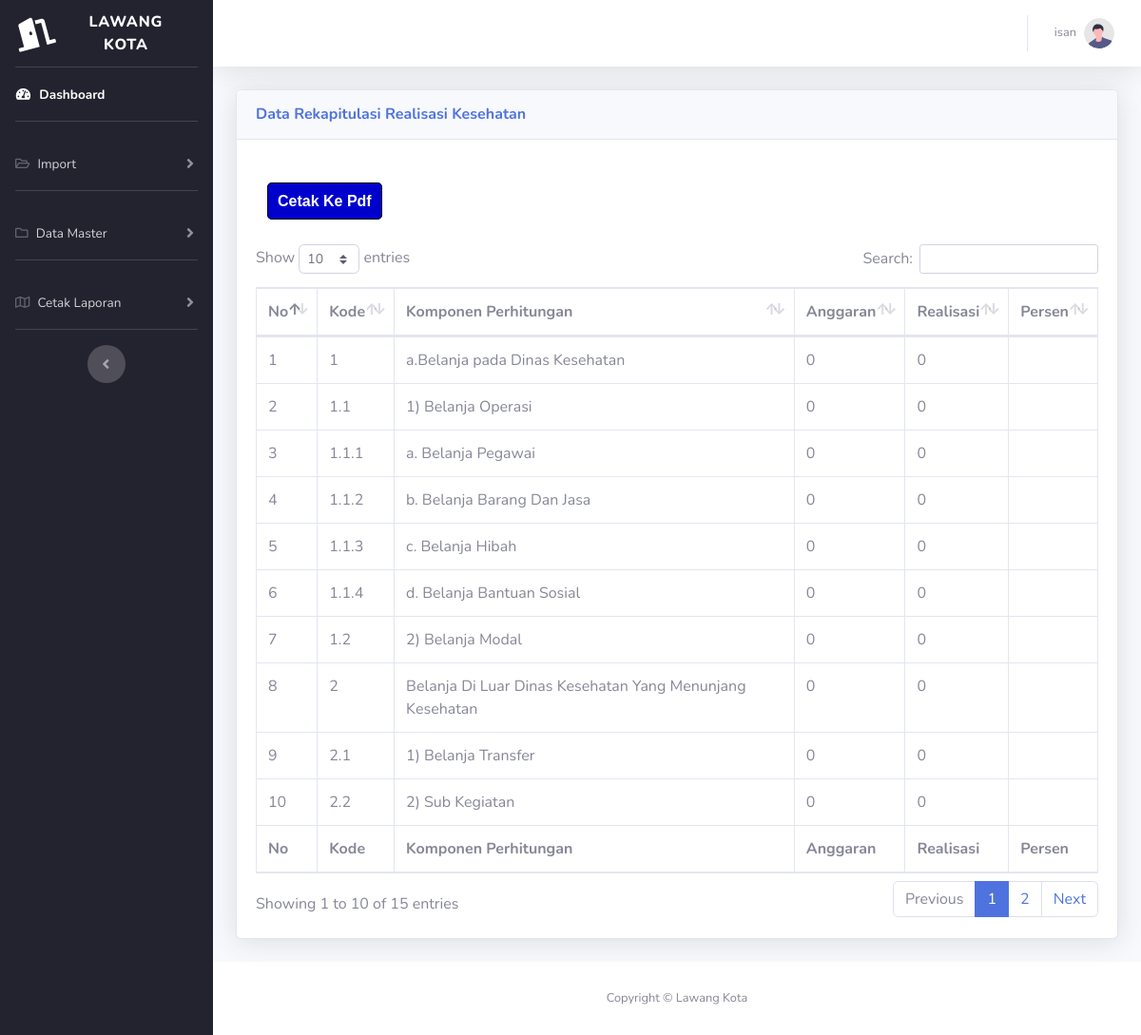
Page /rekap_diskes.php (signed in) on the committed database.
### tables this page shows
CREATE TABLE `rekap_lra_diskes` (
  `nomor` int(11) NOT NULL,
  `kd_urut` varchar(50) NOT NULL,
  `koper` varchar(500) NOT NULL,
  `anggaran` bigint(100) NOT NULL,
  `realisasi` bigint(100) NOT NULL,
  `persen` varchar(500) NOT NULL
);

### rekap_diskes.php (the view, shortened to what this page needs)
<!DOCTYPE html>
<html lang="en">
<head>
    <link href="vendor/fontawesome-free/css/all.min.css" rel="stylesheet" type="text/css" />
    <link href="css/sb-admin-2.min.css" rel="stylesheet" />
    <link href="vendor/datatables/dataTables.bootstrap4.min.css" rel="stylesheet" />
</head>
<body id="page-top">
    <div id="wrapper">
        <ul style="background-color:#23222f;" class="navbar-nav sidebar sidebar-dark accordion" id="accordionSidebar">
            <a class="sidebar-brand d-flex align-items-center justify-content-center" href="index.php">
                <div class="sidebar-brand-icon rotate-n-15">
                    <i class="fas fa-door-open"></i>
                </div>
                <div class="sidebar-brand-text mx-3">Lawang Kota<sup></sup></div>
            </a>
            <hr class="sidebar-divider my-0" />
            <li class="nav-item active">
                <a class="nav-link" href="index.html">
                    <i class="fas fa-fw fa-tachometer-alt"></i>
                    <span>Dashboard</span></a>
            </li>
            <hr class="sidebar-divider" />
            <li class="nav-item">
                <a class="nav-link collapsed" href="#" data-toggle="collapse" data-target="#collapseTwo" aria-expanded="true" aria-controls="collapseTwo">
                    <i class="far fa-folder-open"></i>
                    <span>Import</span>
                </a>
            </li>
            <hr class="sidebar-divider" />
            <li class="nav-item">
                <a class="nav-link collapsed" href="#" data-toggle="collapse" data-target="#collapseTwo2" aria-expanded="true" aria-controls="collapseTwo">
                    <i class="far fa-folder"></i>
                    <span>Data Master</span>
                </a>
            </li>
            <hr class="sidebar-divider" />
            <li class="nav-item">
                <a class="nav-link collapsed" href="#" data-toggle="collapse" data-target="#collapseTwo1" aria-expanded="true" aria-controls="collapseTwo">
                    <i class="far fa-map"></i>
                    <span>Cetak Laporan</span>
                </a>
            </li>
            <hr class="sidebar-divider d-none d-md-block" />
            <div class="text-center d-none d-md-inline">
                <button class="rounded-circle border-0" id="sidebarToggle"></button>
            </div>
        </ul>
        <div id="content-wrapper" class="d-flex flex-column">
            <div id="content">
                <nav class="navbar navbar-expand navbar-light bg-white topbar mb-4 static-top shadow">
                    <ul class="navbar-nav ml-auto">
                        <li class="nav-item dropdown no-arrow">
                            <a class="nav-link dropdown-toggle" href="#" id="userDropdown" role="button" data-toggle="dropdown" aria-haspopup="true" aria-expanded="false">
                                <span class="mr-2 d-none d-lg-inline text-gray-600 small"><?php echo $_SESSION['nama_pengguna']; ?></span>
                                <img class="img-profile rounded-circle" src="img/undraw_profile.svg" />
                            </a>
                        </li>
                    </ul>
                </nav>
                <div class="container-fluid">
                    <div class="card shadow mb-4">
                        <div class="card-header py-3">
                            <h6 class="m-0 font-weight-bold text-primary">Data Rekapitulasi Realisasi Kesehatan</h6>
                        </div>
                        <div class="card-body">
                            <div style="margin: auto; width: 1183px; padding-top: 20px; padding-bottom: 20px;">
                                <div class="col-auto">
                                    <a class="pdf" href="lap_diskes.php" Target="_blank">Cetak Ke Pdf</a>
                                </div>
                            </div>
                            <div class="table-responsive">
                                <table class="table table-bordered" id="dataTable" width="100%" cellspacing="0">
                                    <thead>
                                        <tr>
                                            <th style='width: 3%;'>No</th>
                                            <th>Kode</th>
                                            <th>Komponen Perhitungan</th>
                                            <th>Anggaran</th>
                                            <th>Realisasi</th>
                                            <th>Persen</th>
                                        </tr>
                                    </thead>
                                    <?php
                                    $no = 1;
                                    include "koneksi.php";
                                    $ambildata = mysqli_query($conn, "
                                    SELECT * FROM rekap_lra_diskes");
                                    while ($tampil = mysqli_fetch_array($ambildata)) {
                                        echo "
                                            <tr>
                                            <td>" . $no++ . "</td>
                                            <td>$tampil[kd_urut]</td>
                                            <td>$tampil[koper]</td>
                                            <td type='number'> " . number_format($tampil['anggaran']) . "</td>
                                            <td type='number'> " . number_format($tampil['realisasi']) . "</td>
                                            <td>$tampil[persen]</td>
                                            </tr>";
                                    }
                                    ?>
                                    <tfoot>
                                        <tr>
                                            <th style='width: 3%;'>No</th>
                                            <th>Kode</th>
                                            <th>Komponen Perhitungan</th>
                                            <th>Anggaran</th>
                                            <th>Realisasi</th>
                                            <th>Persen</th>
                                        </tr>
                                    </tfoot>
                                </table>
                            </div>
                        </div>
                    </div>
                </div>
            </div>
            <footer class="sticky-footer bg-white">
                <div class="container my-auto">
                    <div class="copyright text-center my-auto">
                        <span>Copyright &copy; Lawang Kota</span>
                    </div>
                </div>
            </footer>
        </div>
    </div>
</body>
</html>

### rekap_diskes.php (style rules this page uses)
.pdf { text-decoration: none; color: white; background-color: mediumblue; font-family: arial; font-weight: bold; border: 1px solid black; line-height: 50px; margin: auto; padding: 10px; border-radius: 5px; }

### rows in the picture
rekap_lra_diskes: kd_urut "1", koper "a.Belanja pada Dinas Kesehatan", anggaran "0", realisasi "0"
rekap_lra_diskes: kd_urut "1.1", koper "1) Belanja Operasi", anggaran "0", realisasi "0"
rekap_lra_diskes: kd_urut "1.1.1", koper "a. Belanja Pegawai", anggaran "0", realisasi "0"
rekap_lra_diskes: kd_urut "1.1.2", koper "b. Belanja Barang Dan Jasa", anggaran "0", realisasi "0"
rekap_lra_diskes: kd_urut "1.1.3", koper "c. Belanja Hibah", anggaran "0", realisasi "0"
rekap_lra_diskes: kd_urut "1.1.4", koper "d. Belanja Bantuan Sosial", anggaran "0", realisasi "0"
rekap_lra_diskes: kd_urut "1.2", koper "2) Belanja Modal", anggaran "0", realisasi "0"
rekap_lra_diskes: kd_urut "2", koper "Belanja Di Luar Dinas Kesehatan Yang Menunjang Kesehatan", anggaran "0", realisasi "0"
rekap_lra_diskes: kd_urut "2.1", koper "1) Belanja Transfer", anggaran "0", realisasi "0"
rekap_lra_diskes: kd_urut "2.2", koper "2) Sub Kegiatan", anggaran "0", realisasi "0"

### other values in the picture
$_SESSION['nama_pengguna'] "isan"
